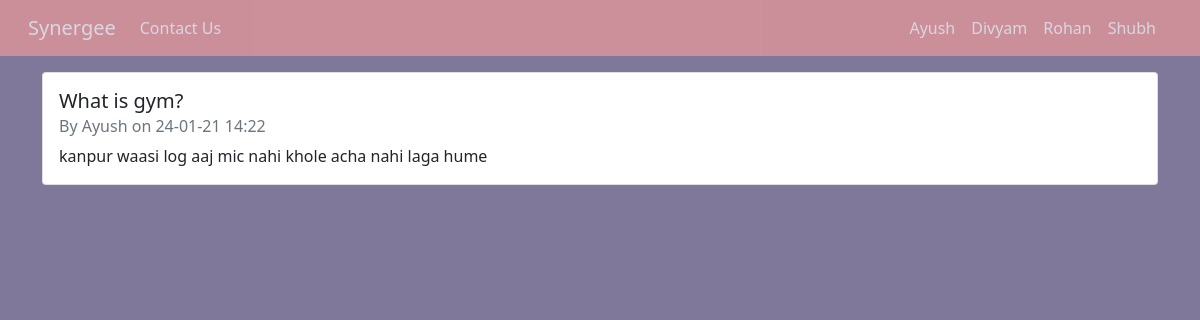
The app's page /blog/2/4/ with its own data.
### group/models.py (models this page shows, shortened)
class Member(models.Model):
    first_name = models.CharField(max_length=56)
    last_name = models.CharField(max_length=56)
    image = models.URLField()
    email = models.EmailField(max_length=56)
    interests = models.ManyToManyField(Interest)
    github_url = models.URLField(blank=True,null=True)
    linkedin_url = models.URLField(blank=True,null=True)
    instagram_url = models.URLField(blank=True,null=True)
    resume_url = models.URLField(blank=True,null=True)
    class Meta:
        ordering = ('first_name',)

### blog/models.py (models this page shows, shortened)
class Post(models.Model):
    author = models.ForeignKey(Member,on_delete=models.CASCADE)
    category = models.ForeignKey(Interest,on_delete=models.CASCADE)
    title = models.CharField(max_length=128)
    content = models.TextField()
    created_at = models.DateTimeField(auto_now_add=True)
    class Meta:
        ordering = ('-created_at',)

### blog/views.py (the view)
# urls.py: path('<int:author_id>/<int:category_id>/',views.ListPost.as_view(),name='list-post'),
class ListPost(View):
    def get(self,request,author_id,category_id):
        posts = Post.objects.filter(author_id=author_id,category_id=category_id)
        members = Member.objects.all()
        context = {
            'posts':posts,
            'members':members
        }
        return render(request,'blog/list-posts.html',context)

### blog/templates/blog/list-posts.html
{% extends 'base.html' %}
{% block content %}
<div class="container">
    <div class="row">
        {% for post in posts %}
        <div class="col-lg-12">
            <div class="card mb-3" style="width: 75%rem;">
                <div class="card-body">
                  <h5 class="card-title">{{post.title}}</h5>
                  <h6 class="card-subtitle mb-2 text-muted">By {{post.author.first_name}} on {{post.created_at|date:'d-m-y H:i'}}</h6>
                  <p class="card-text">{{post.content}}</p>
                </div>
              </div>
        </div>
        {% empty %}
        <p class="lead">No Posts Yet...</p>
        {% endfor %}
    </div>
</div>
{% endblock %}

### templates/base.html (shortened to what this page needs)
<!doctype html>
{% load static %}
<html lang="en">
<head>
  <link href="https://cdn.jsdelivr.net/npm/bootstrap@5.0.0-beta1/dist/css/bootstrap.min.css" rel="stylesheet">
  <link rel="stylesheet" href="{% static 'css/style.css' %}">
</head>
<body>
  <nav class="navbar navbar-expand-lg navbar-dark sticky-top">
    <div class="container-fluid">
      <a class="navbar-brand ms-3" href="{% url 'list-profile' %}">Synergee</a>
      <div class="collapse navbar-collapse" id="navbarSupportedContent">
        <ul class="navbar-nav me-auto mb-2 mb-lg-0">
          <li class="nav-item text-center">
            <a class="nav-link active" aria-current="page" href="#contact">Contact Us</a>
          </li>
        </ul>
        <ul class="navbar-nav ms-auto me-4 mb-2 mb-lg-0">
          {% for member in members %}
          <li class="nav-item text-center">
            <a class="nav-link active" aria-current="page"
              href="{% url 'detail-profile' member.id %}">{{member.first_name|capfirst}}</a>
          </li>
          {% endfor %}
      </div>
    </div>
  </nav>
  <div class="mt-3">
    {% block content %} {% endblock %}
  </div>
</body>
</html>

### static/css/style.css (style rules this page uses)
body { background-color: #7f789b; }
html { scroll-behavior: smooth; }
.navbar { background-color: rgb(236, 154, 154); opacity: 70%; }
* { scrollbar-width: thin; scrollbar-color: rgb(216, 236, 101) #8e87ac; }

### records on screen
Member: first_name "Ayush"
Member: first_name "Divyam"
Member: first_name "Rohan"
Member: first_name "Shubh"
Post: title "What is gym?", author.first_name "Ayush", created_at "24-01-21 14:22", content "kanpur waasi log aaj mic nahi khole acha nahi laga hume"
